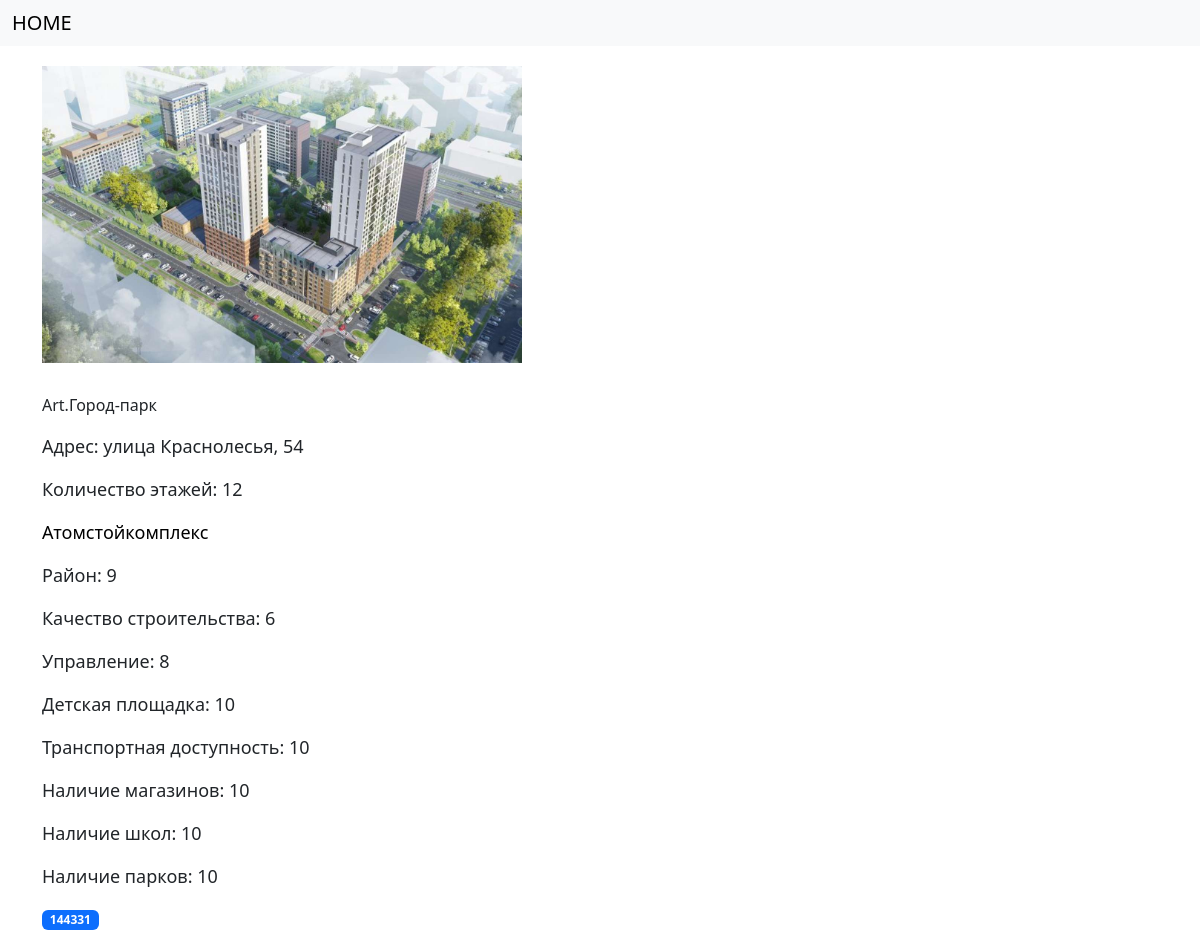
Page /complex/1 on the committed database.
### tables this page shows
CREATE TABLE "complex"
(
    id          INTEGER
        primary key autoincrement,
    title       TEXT not null,
    address     TEXT,
    price       INTEGER,
    total_floor INTEGER,
    company     integer
        references company
, image text, link text);

CREATE TABLE "company"
(
    company_id integer
        constraint company_pk
            primary key,
    name       text,
    logo       text
);

CREATE TABLE "complex_review"
(
    complex_review_id integer not null
        primary key autoincrement,
    complex_id        integer
        references complex
            on delete cascade,
    district          integer,
    construction      integer,
    administration    integer,
    playground        integer,
    transport         integer,
    shop              integer,
    school            integer,
    park              integer
, roads integer, parking integer);

### app.py (the view)
@app.route('/complex/<int:complex_id>')
def complex(complex_id):
    complex = get_complex(complex_id)
    return render_template('post.html', complex=complex)

### app.py (called while the page is built)
def get_db_connection():
    conn = sqlite3.connect('database.db')
    conn.row_factory = sqlite3.Row
    return conn

def get_complex(complex_id):
    conn = get_db_connection()
    complex = conn.execute('SELECT * FROM complex INNER JOIN complex_review ON complex.id = complex_review.complex_id INNER JOIN company ON company.company_id = complex.company WHERE complex.id = ?',
                           (complex_id,)).fetchone()
    conn.close()
    if complex is None:
        abort(404)
    return complex

### templates/post.html (shortened to what this page needs)
<!doctype html>
<html lang="en">
  <head>
    <link href="https://cdn.jsdelivr.net/npm/bootstrap@5.2.3/dist/css/bootstrap.min.css" rel="stylesheet">
    <link rel="stylesheet" href="/static/css.css">
  </head>
  <body>
    <nav class="navbar navbar-expand-lg bg-light">
      <div class="container-fluid">
          <div class="main-block">
             <a class="navbar-brand" href="{{ url_for('index')}}">HOME</a>
          </div>
      </div>
    </nav>
    <div class="container">
    <div class="mainWrapper">
        <div class="imgWrapper">
            <img src="{{ complex['image'] }}" class="card-img" alt="...">
        </div>
    </div>
    <div class="header-info-block">
        <div class="titleSell">
           <p> {{ complex['title'] }}</p>
        </div>
    </div>
        <div class="general-description">
            <div class="description">
                <div class="apartment-description">
                    <p> Адрес: {{ complex['address'] }}</p>
                    <p> Количество этажей: {{ complex['total_floor'] }}</p>
                    <a href="{{ url_for('company', company_id=complex['company_id']) }}">
                       <p>{{ complex['name'] }}</p>
                    </a>
                </div>
        <p> Район: {{ complex['district'] }}</p>
        <p> Качество строительства: {{ complex['construction'] }}</p>
        <p> Управление: {{ complex['administration'] }}</p>
        <p> Детская площадка: {{ complex['playground'] }}</p>
        <p> Транспортная доступность: {{ complex['transport'] }}</p>
        <p> Наличие магазинов: {{ complex['shop'] }}</p>
        <p> Наличие школ: {{ complex['school'] }}</p>
        <p> Наличие парков: {{ complex['park'] }}</p>
        </div>
    </div>
        <span class="badge text-bg-primary">{{ complex['price'] }}</span>
    </div>
  </body>
</html>

### static/css.css (style rules this page uses)
a { color: black !important; text-decoration: none !important; }
.mainWrapper { display: flex; flex-wrap: wrap; flex-direction: row; justify-content: flex-start; margin-top: 20px; }
.imgWrapper { width: 60vh; margin-right: 40px; margin-bottom: 30px; }
.general-description { width: 50vw; margin-right: 20px; min-width: 300px; }
.description { font-size: 18px; }
.apartment-description { display: flex; flex-direction: column; }

### rows in the picture
complex: image (picture), title "Art.Город-парк", address "улица Краснолесья, 54", total_floor "12", price "144331"
company: name "Атомстойкомплекс"
complex_review: district "9", construction "6", administration "8", playground "10", transport "10", shop "10", school "10", park "10"
